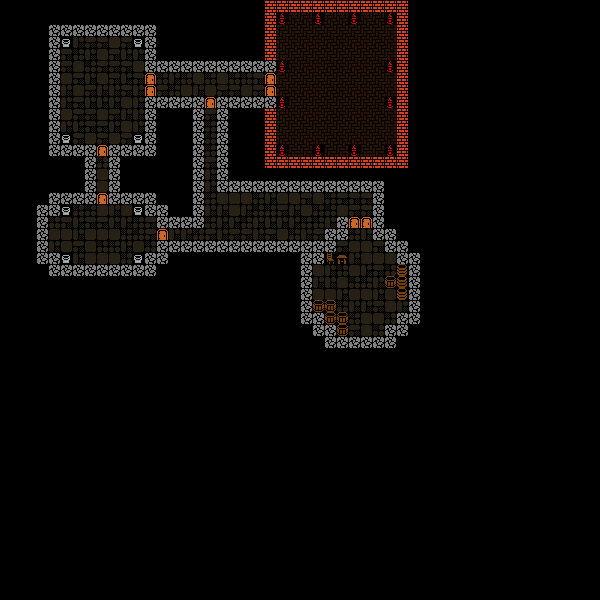

This is a level from a 2D game, rendered from its Tiled map with the project's own tilesets. A one-line summary and the map file follow, with tile-layer data summarised:
An orthogonal 50x50 tile map with 12x12 px tiles, 1 tile layer (Tile Layer 1).

<map version="1.4" tiledversion="1.4.3" orientation="orthogonal" renderorder="right-down" width="50" height="50" tilewidth="12" tileheight="12" infinite="0" nextlayerid="2" nextobjectid="1">
 <tileset firstgid="1" source="../tileset.tsx" />
 <layer id="1" name="Tile Layer 1" width="50" height="50">
  <data>[2500 cells, 2500 non-empty, 16 distinct tile ids]</data>
 </layer>
</map>
